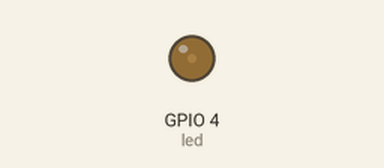
This program was run on a simulated Raspberry Pi (BCM pin numbers). Parts: output pins drawn as LEDs (lit = HIGH).

Above: at 0.05 s.
At 0.9 s:
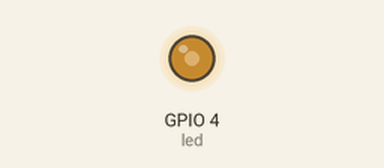
At 1.35 s:
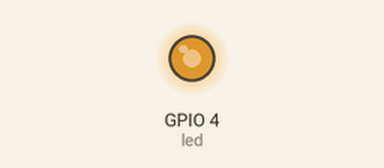
At 1.8 s:
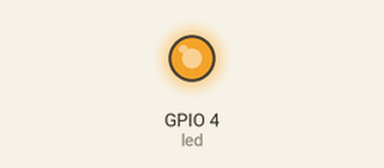
Timing chart, 0 to 4.1 s (numbered marks = the images above):
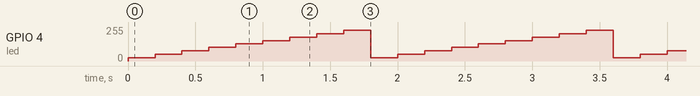

Measured:
- by itself, GPIO 4 (led): repeats every 1.8 s: 51/255 0.20 s, 77/255 0.20 s, 102/255 0.20 s, 128/255 0.20 s, 153/255 0.20 s, 179/255 0.20 s, 204/255 0.20 s, 230/255 0.20 s, 26/255 0.20 s

The program:

led_pwm2.py
```python
#硬件：RaspiberryPi 4B
#连接方式：BCM4 (board:pin7) ---  连接led一端
#         GND OV (board:pin39) ---  连接led另一端
#内容：运行程序，小灯从最暗逐渐变亮 键盘中断

from gpiozero import PWMLED
from time import sleep

led = PWMLED(4)
while True:
    try:
        for value in range(1,10):
            led.value = value * 0.1
            sleep(0.2)
    except KeyboardInterrupt:
        print("User Quit.")
        break
```
